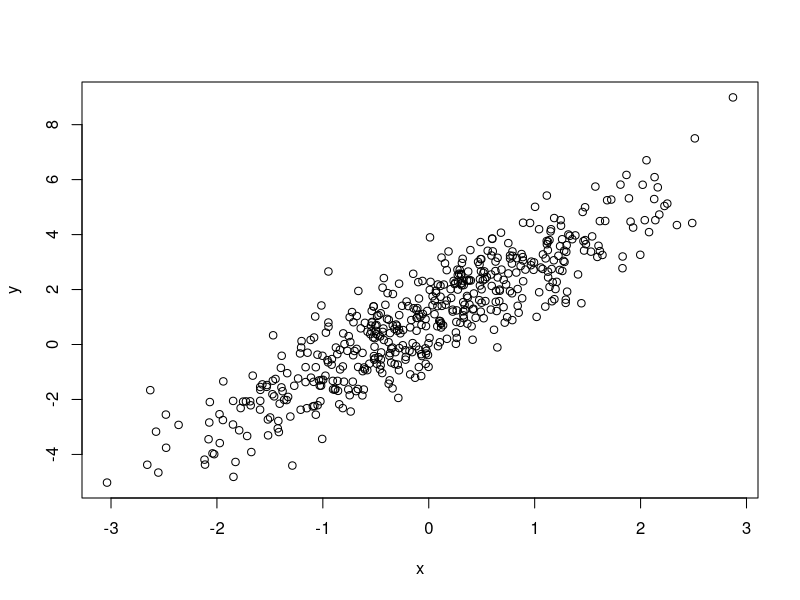
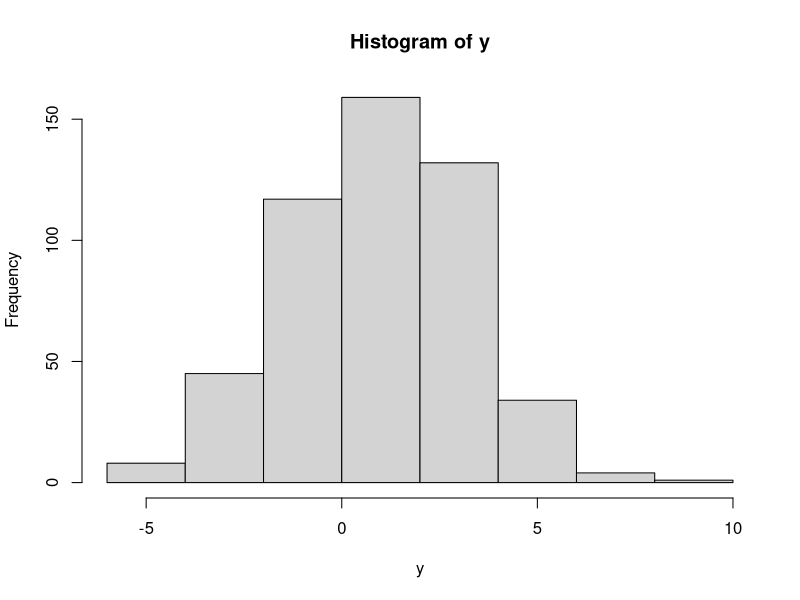
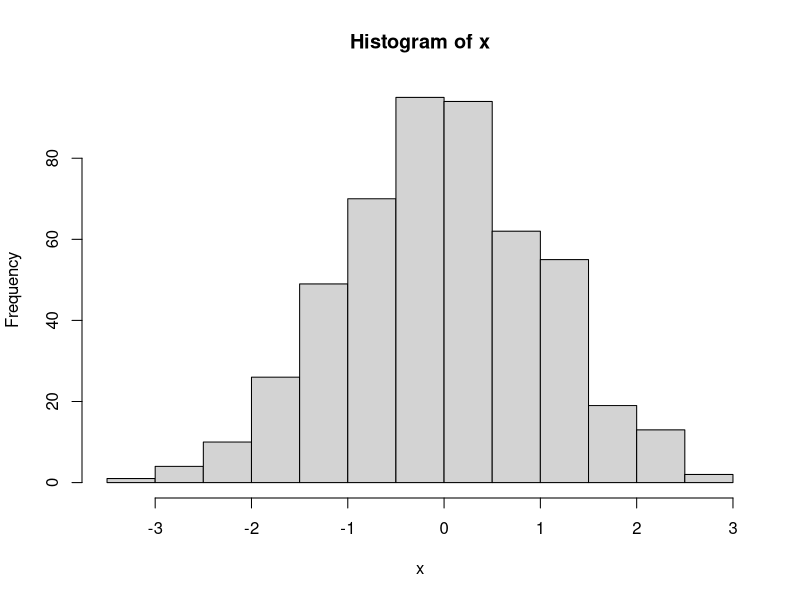
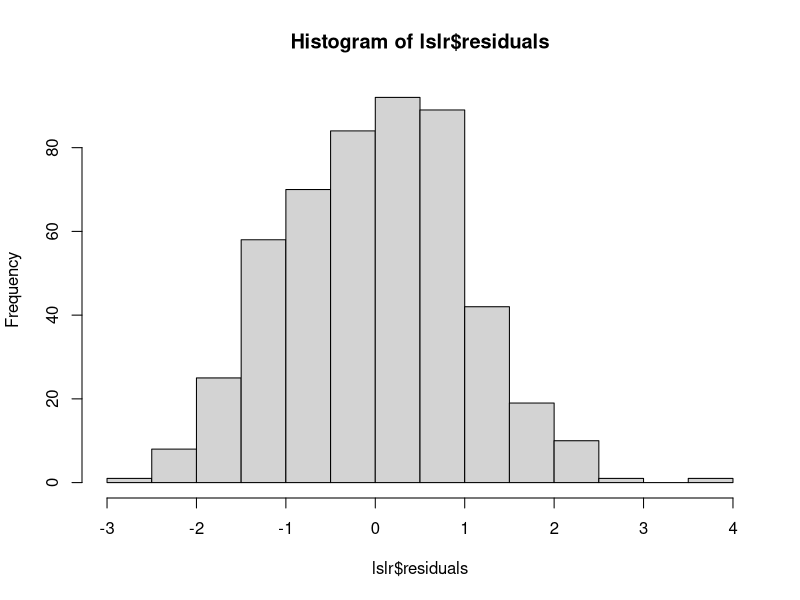
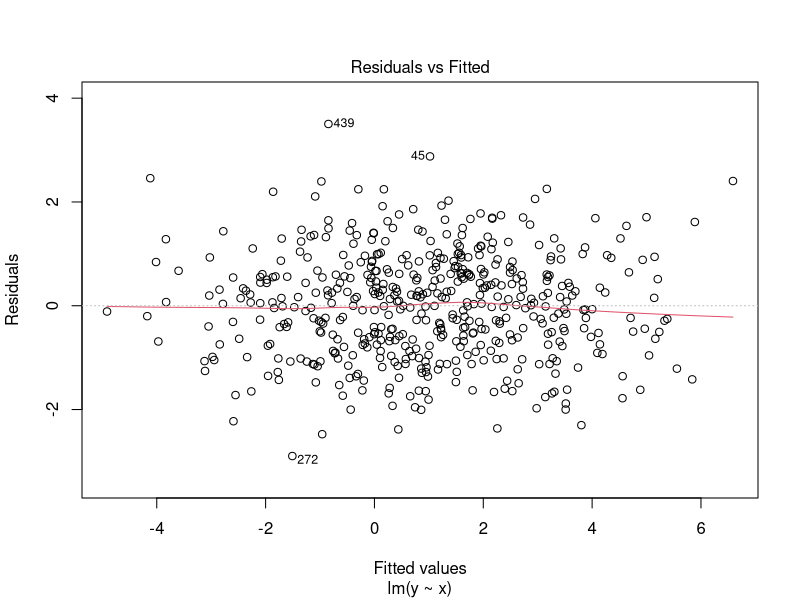
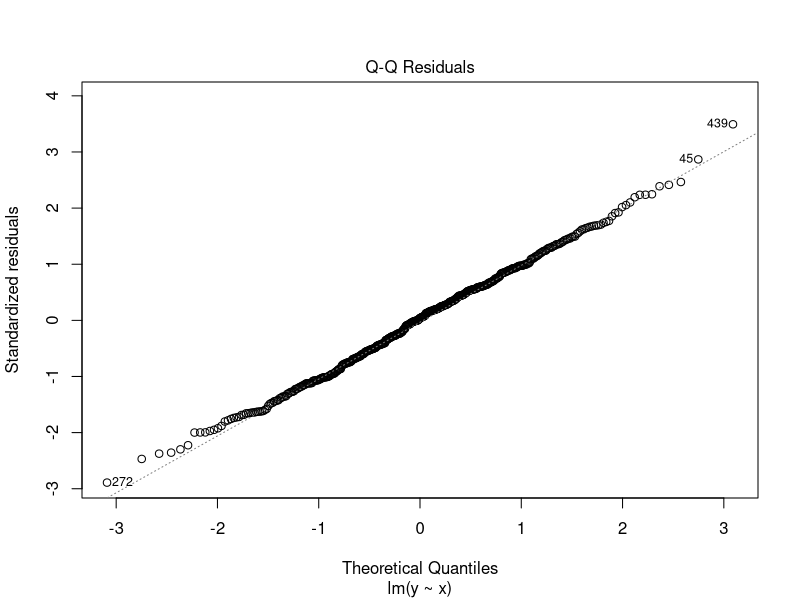
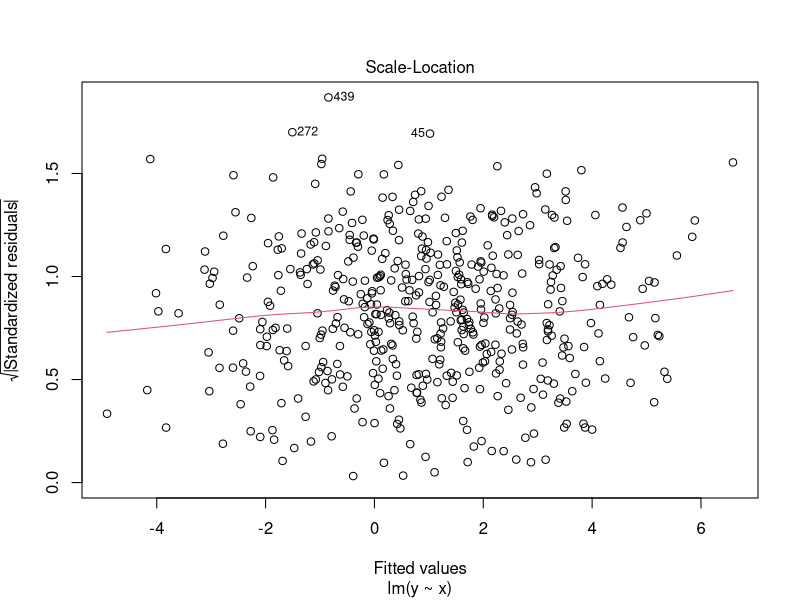
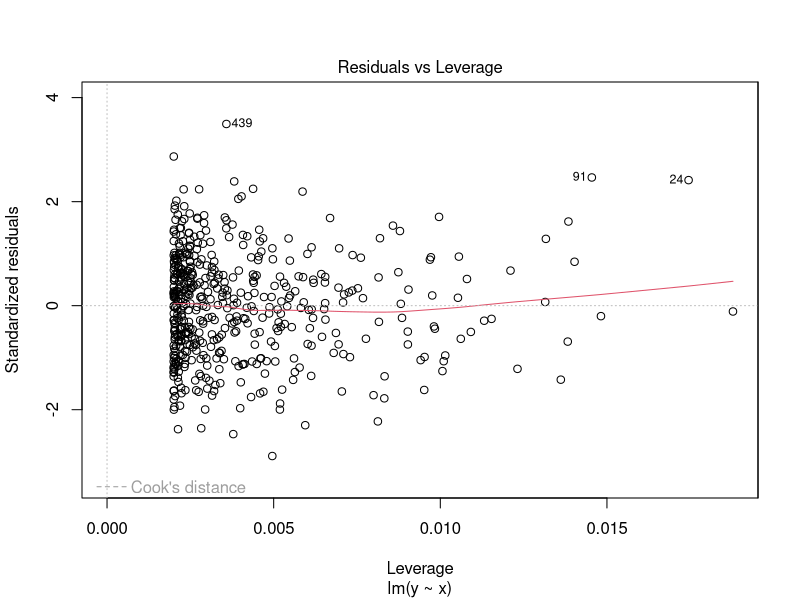

Write R code to recreate these figures, in order.
# homoscedastic and normal
# normally distributed residuals

fun = function(x) {2*x + 1}

x = rnorm(500)
y = fun(x) + rnorm(500)

plot(x, y)


hist(y)
hist(x)

lslr <- lm(y~x)

hist(lslr$residuals)

plot(lslr)

# homoscedastic but not normal
# uniformly distributed residuals

fun = function(x) {2*x + 1}

x = rnorm(500)
y = fun(x) + runif(500)

plot(x, y)

hist(y)
hist(x)

lslr <- lm(y~x)

hist(lslr$residuals)

plot(lslr)

# heteroscedastic
# log normal distributed residuals

fun = function(x) {2*x + 1}

x = rnorm(500)
y = fun(x) + rlnorm(500, mean = 1, sd = 0.5)


plot(x, y)

hist(y)
hist(x)

lslr <- lm(y~x)

hist(lslr$residuals)

plot(lslr)

# not linear
# skewed residuals

fun = function(x) {2*x^2 + 1}

x = rnorm(500)

y = fun(x) + rnorm(500, sd = 2)

plot(x, y)

hist(y)
hist(x)

lslr <- lm(y~x)

hist(lslr$residuals)

plot(lslr)

